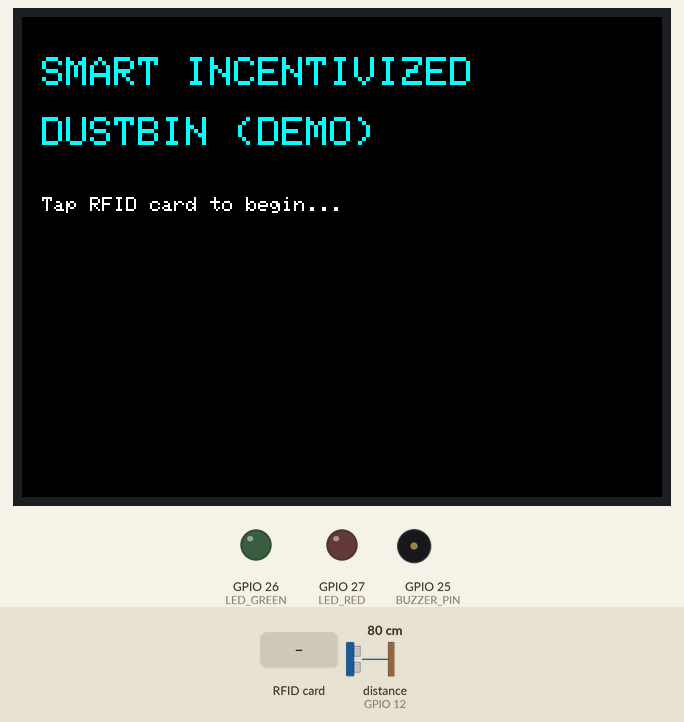
Simulated run of this sketch. Board: ESP32. On the bench: 320×240 colour display, output pins drawn as LEDs (lit = HIGH), buzzer (waves = sounding). Wiring (inferred from the names in the program): ultrasonic range finder: trigger GPIO 13; echo GPIO 12. The test bench sets the inputs (shaded band); at power-on: distance to the obstacle (sensor on GPIO 12) 80 cm. The echo pulse lasts 58.3 µs per cm; storage starts empty; pins used as bus, display or sensor lines are not drawn; what the sketch prints to the serial monitor is not drawn.

Above: at 1.5 s.
1.6 s: RFID card 04 A1 B2 C3 held to the reader
At 3.0 s:
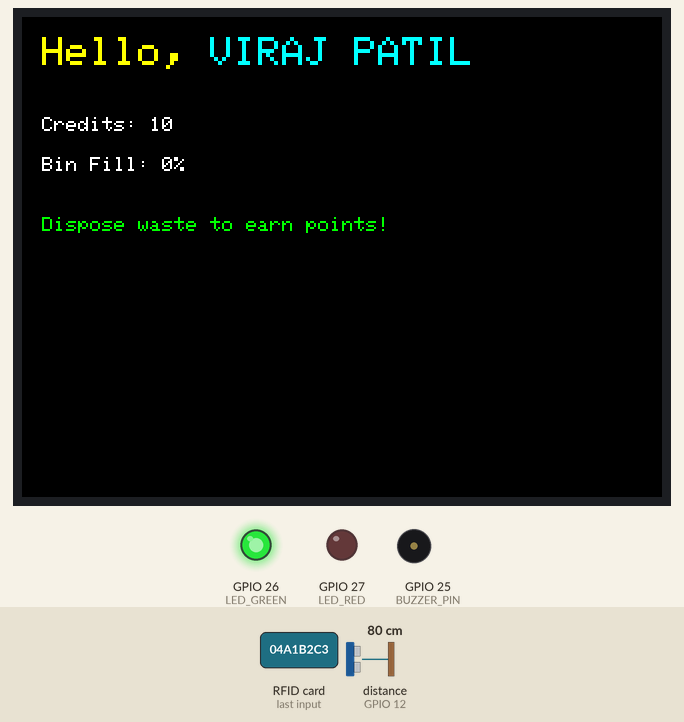
11.1 s: RFID card 5E 7A 19 C4 held to the reader
At 12.1 s:
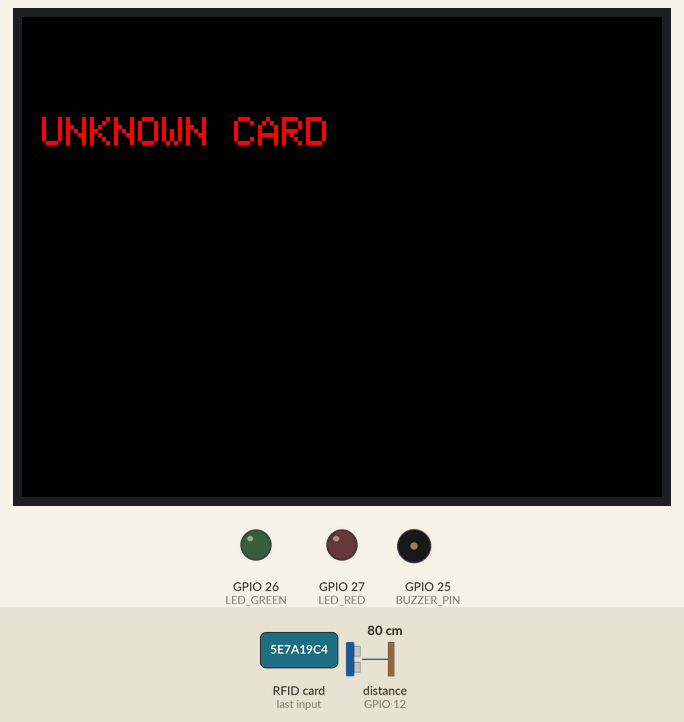
13.9 s: RFID card 03 D4 E5 F6 held to the reader
At 14.7 s:
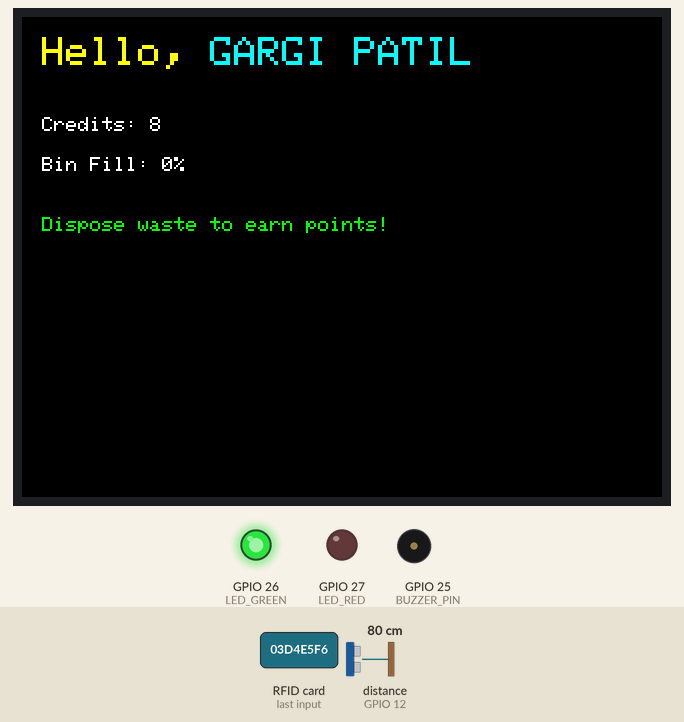
23.4 s: RFID card 02 7A 9B 8C held to the reader
At 24.0 s:
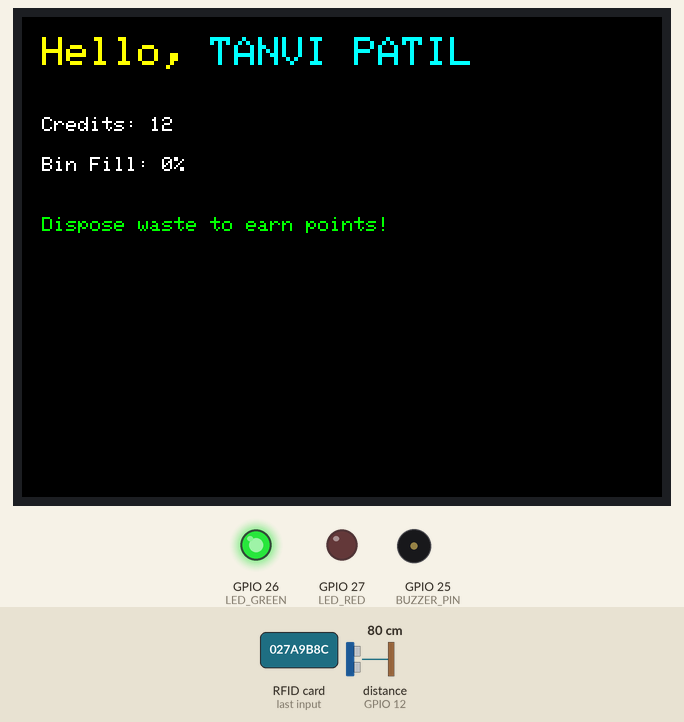
32.9 s: distance to the obstacle (sensor on GPIO 12) set to 6 cm
37.6 s: distance to the obstacle (sensor on GPIO 12) set to 3 cm
At 42.5 s:
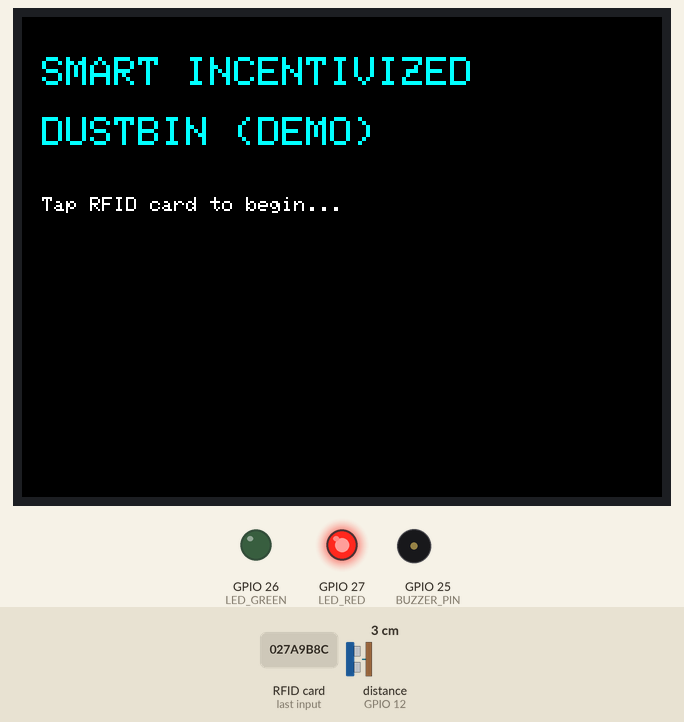
Timing chart, 0 to 43.9 s (numbered marks = the images above; inputs shaded):
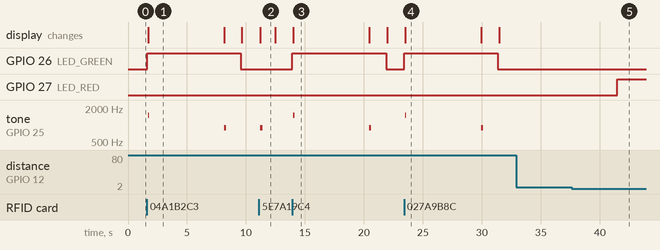

The sketch:

smartbin-with-tftdisplay.ino
```cpp
/* Smart Incentivized Dustbin - Final Offline Demo
   ESP32 + MFRC522 + HC-SR04 + ILI9341 TFT + LittleFS persistence + QR
   Libraries required: MFRC522, Adafruit_GFX, Adafruit_ILI9341, LittleFS_esp32, ArduinoJson, qrcode
*/

#include <SPI.h>
#include <MFRC522.h>
#include <Adafruit_GFX.h>
#include <Adafruit_ILI9341.h>
#include <LittleFS.h>
#include <ArduinoJson.h>
#include "qrcode.h"

// ---------------- PIN DEFINITIONS ----------------
#define SS_PIN 21        // MFRC522 SDA
#define RST_PIN 22       // MFRC522 RST

#define TRIG_PIN 13
#define ECHO_PIN 12      // through voltage divider to 3.3V

#define TFT_CS 5
#define TFT_DC 17
#define TFT_RST 16

#define BUZZER_PIN 25
#define LED_GREEN 26
#define LED_RED 27

// ---------------- MODULE OBJECTS ----------------
MFRC522 mfrc(SS_PIN, RST_PIN);
Adafruit_ILI9341 tft = Adafruit_ILI9341(TFT_CS, TFT_DC, TFT_RST);
QRCode qrcode;

// ---------------- STUDENT DB (mock) ----------------
struct Student {
  String uid;
  String name;
  int credits;
};

Student students[] = {
  {"04A1B2C3", "VIRAJ PATIL", 10},
  {"03D4E5F6", "GARGI PATIL", 8},
  {"027A9B8C", "TANVI PATIL", 12},
  {"09112233", "AMAN KUMAR", 5},
  {"00AA11BB", "PRIYA SINGH", 7}
};
const int STUDENT_COUNT = sizeof(students)/sizeof(students[0]);
const char *DB_FILE = "/credits.json";

// ---------------- BIN PARAMETERS ----------------
const int BIN_HEIGHT_CM = 30; // set distance from sensor to bottom
int lastFillPercent = 0;
const int SIGNIFICANT_THRESHOLD_PERCENT = 8;

// ---------------- UTILITY: HC-SR04 read ----------------
long readDistanceCM() {
  digitalWrite(TRIG_PIN, LOW);
  delayMicroseconds(2);
  digitalWrite(TRIG_PIN, HIGH);
  delayMicroseconds(10);
  digitalWrite(TRIG_PIN, LOW);
  long duration = pulseIn(ECHO_PIN, HIGH, 30000); // 30ms timeout
  if (duration == 0) return -1; // no echo
  long dist = duration * 0.034 / 2;
  return dist;
}

// ---------------- PERSISTENCE ----------------
void saveCredits() {
  DynamicJsonDocument doc(1024);
  for (int i=0;i<STUDENT_COUNT;i++){
    doc[students[i].uid] = students[i].credits;
  }
  File f = LittleFS.open(DB_FILE, "w");
  if (!f) { Serial.println("Failed open file for write"); return; }
  serializeJson(doc, f);
  f.close();
}

void loadCredits() {
  if (!LittleFS.exists(DB_FILE)) { saveCredits(); return; }
  File f = LittleFS.open(DB_FILE, "r");
  if (!f) { Serial.println("Failed open file for read"); return; }
  DynamicJsonDocument doc(1024);
  deserializeJson(doc, f);
  for (int i=0;i<STUDENT_COUNT;i++){
    if (doc.containsKey(students[i].uid))
      students[i].credits = doc[students[i].uid];
  }
  f.close();
}

// ---------------- UTIL: find student ----------------
int findStudentIndex(String uid) {
  uid.toUpperCase();
  for (int i=0;i<STUDENT_COUNT;i++){
    if (students[i].uid.equalsIgnoreCase(uid)) return i;
  }
  return -1;
}

// ---------------- DISPLAY HELPERS ----------------
void showStartup() {
  tft.fillScreen(ILI9341_BLACK);
  tft.setTextSize(2); tft.setTextColor(ILI9341_CYAN);
  tft.setCursor(10, 20); tft.println("SMART INCENTIVIZED");
  tft.setCursor(10, 50); tft.println("DUSTBIN (DEMO)");
  tft.setTextSize(1); tft.setCursor(10, 90);
  tft.setTextColor(ILI9341_WHITE); tft.println("Tap RFID card to begin...");
}

void showStudentInfo(int idx, int fillPercent) {
  tft.fillScreen(ILI9341_BLACK);
  tft.setTextSize(2); tft.setTextColor(ILI9341_YELLOW);
  tft.setCursor(10,10); tft.print("Hello, ");
  tft.setTextColor(ILI9341_CYAN); tft.print(students[idx].name);

  tft.setTextSize(1); tft.setCursor(10,50); tft.setTextColor(ILI9341_WHITE);
  tft.print("Credits: "); tft.print(students[idx].credits);

  tft.setCursor(10,70); tft.print("Bin Fill: "); tft.print(fillPercent); tft.print("%");

  tft.setCursor(10,100); tft.setTextColor(ILI9341_GREEN);
  tft.print("Dispose waste to earn points!");
}

void showNotEnough() {
  tft.setCursor(10,120);
  tft.setTextSize(1);
  tft.setTextColor(ILI9341_ORANGE);
  tft.println("Not enough trash detected. No reward.");
}

// Simple animation
void showAnimationFrames() {
  for (int i=0;i<4;i++){
    uint16_t c = (i%2==0) ? ILI9341_GREEN : ILI9341_BLUE;
    tft.fillRect(20 + i*30, 140, 24, 10, c);
    delay(140);
  }
}

// draw QR (small) in center
void drawQRCode(const String &payload) {
  const uint8_t version = 3; // small qr
  uint8_t temp[qrcode_getBufferSize(version)];
  QRCode q;
  qrcode_initText(&q, temp, version, 0, payload.c_str());
  int scale = 4;
  int qrSize = q.size * scale;
  int offX = (tft.width() - qrSize) / 2;
  int offY = 30;
  // background box
  tft.fillRect(offX - 8, offY - 8, qrSize + 16, qrSize + 16, ILI9341_BLACK);
  for (uint8_t y = 0; y < q.size; y++){
    for (uint8_t x = 0; x < q.size; x++){
      if (qrcode_getModule(&q, x, y)) {
        tft.fillRect(offX + x*scale, offY + y*scale, scale, scale, ILI9341_WHITE);
      } else {
        tft.fillRect(offX + x*scale, offY + y*scale, scale, scale, ILI9341_BLACK);
      }
    }
  }
}

// ---------------- SETUP & LOOP ----------------
void setup() {
  Serial.begin(115200);
  // init FS
  if(!LittleFS.begin()){ Serial.println("LittleFS mount failed"); }

  // IO
  pinMode(TRIG_PIN, OUTPUT);
  pinMode(ECHO_PIN, INPUT);
  pinMode(BUZZER_PIN, OUTPUT);
  pinMode(LED_GREEN, OUTPUT);
  pinMode(LED_RED, OUTPUT);
  digitalWrite(LED_GREEN, LOW); digitalWrite(LED_RED, LOW);

  // TFT
  tft.begin();
  tft.setRotation(1);
  showStartup();

  // RFID
  SPI.begin();
  mfrc.PCD_Init();

  // load credits
  loadCredits();

  // initial fill
  long dist = readDistanceCM();
  if (dist <= 0 || dist > BIN_HEIGHT_CM) lastFillPercent = 0;
  else lastFillPercent = constrain(map(dist, 0, BIN_HEIGHT_CM, 100, 0), 0, 100);
}

void loop() {
  // check for card
  if (mfrc.PICC_IsNewCardPresent() && mfrc.PICC_ReadCardSerial()) {
    // build UID hex string
    String uid = "";
    for (byte i=0;i<mfrc.uid.size;i++){
      char buf[3]; sprintf(buf, "%02X", mfrc.uid.uidByte[i]);
      uid += String(buf);
    }
    uid.toUpperCase();
    Serial.println("Card UID: " + uid);

    int idx = findStudentIndex(uid);
    if (idx < 0) {
      tft.fillScreen(ILI9341_BLACK);
      tft.setTextSize(2); tft.setTextColor(ILI9341_RED);
      tft.setCursor(10, 50); tft.println("UNKNOWN CARD");
      tone(BUZZER_PIN, 900, 200);
      delay(1200);
      showStartup();
      mfrc.PICC_HaltA();
      return;
    }

    // show student
    digitalWrite(LED_GREEN, HIGH);
    showStudentInfo(idx, lastFillPercent);
    tone(BUZZER_PIN, 1500, 100);
    delay(350);

    // wait & watch for insertion for 6 seconds
    int initialFill = lastFillPercent;
    int maxDelta = 0;
    unsigned long start = millis();
    while (millis() - start < 6000) {
      long d = readDistanceCM();
      if (d > 0 && d <= BIN_HEIGHT_CM) {
        int now = constrain(map(d, 0, BIN_HEIGHT_CM, 100, 0), 0, 100);
        int delta = now - initialFill;
        if (delta > maxDelta) maxDelta = delta;
        // update small fill display
        tft.fillRect(10,70,200,18,ILI9341_BLACK);
        tft.setCursor(10,70); tft.setTextSize(1); tft.setTextColor(ILI9341_WHITE);
        tft.print("Bin Fill: "); tft.print(now); tft.print("%");
      }
      delay(300);
    }

    // decide reward
    if (maxDelta >= SIGNIFICANT_THRESHOLD_PERCENT) {
      int reward = 1 + (maxDelta / 5); // scale reward
      students[idx].credits += reward;
      saveCredits();

      // feedback: animation + QR + message
      showAnimationFrames();
      String payload = "REWARD|" + students[idx].uid + "|" + String(reward) + "|TOTAL|" + String(students[idx].credits);
      drawQRCode(payload);

      // text below QR
      tft.setCursor(10, (tft.height()-20));
      tft.setTextSize(1);
      tft.setTextColor(ILI9341_GREEN);
      tft.print("Points +"); tft.print(reward);
      tone(BUZZER_PIN, 2000, 250);
      delay(3500);
    } else {
      showNotEnough();
      tone(BUZZER_PIN, 900, 150);
      delay(1400);
    }

    digitalWrite(LED_GREEN, LOW);
    mfrc.PICC_HaltA();
    showStartup();
  }

  // periodic update of fill%
  static unsigned long lastCheck = 0;
  if (millis() - lastCheck > 5000) {
    long d = readDistanceCM();
    if (d > 0 && d <= BIN_HEIGHT_CM) {
      lastFillPercent = constrain(map(d, 0, BIN_HEIGHT_CM, 100, 0), 0, 100);
      if (lastFillPercent >= 90) digitalWrite(LED_RED, HIGH);
      else digitalWrite(LED_RED, LOW);
    }
    lastCheck = millis();
  }

  delay(20);
}
```

Measured:
- the behaviour switches between 5 and 4 cm on distance to the obstacle (sensor on GPIO 12) (found by bisection; images 4 and 5)
- after the input at 1.6 s, GPIO 26 (LED_GREEN): LOW → HIGH at once, → LOW 7.9 s later; tone on GPIO 25 (BUZZER_PIN): silent → 1500 Hz after 0.11 s, → silent 0.10 s later, → 900 Hz 6.4 s later, → silent 0.15 s later; the display: changes after 0.11 s (image 1)
- after the input at 11.1 s, tone on GPIO 25 (BUZZER_PIN): silent → 900 Hz after 0.10 s, → silent 0.20 s later; the display: changes after 0.10 s (image 2)
- after the input at 13.9 s, GPIO 26 (LED_GREEN): LOW → HIGH at once, → LOW 7.9 s later; tone on GPIO 25 (BUZZER_PIN): silent → 1500 Hz after 0.11 s, → silent 0.10 s later, → 900 Hz 6.4 s later, → silent 0.15 s later; the display: changes after 0.11 s (image 3)
- after the input at 23.4 s, GPIO 26 (LED_GREEN): LOW → HIGH at once, → LOW 7.9 s later; tone on GPIO 25 (BUZZER_PIN): silent → 1500 Hz after 0.10 s, → silent 0.10 s later, → 900 Hz 6.4 s later, → silent 0.15 s later; the display: changes after 0.10 s (image 4)
- after the input at 32.9 s, every drawn part: stays the same
- after the input at 37.6 s, GPIO 27 (LED_RED): LOW → HIGH after 3.9 s
- what the display in image 1 shows lasts 6.5 s, from 1.7 s to 8.2 s
